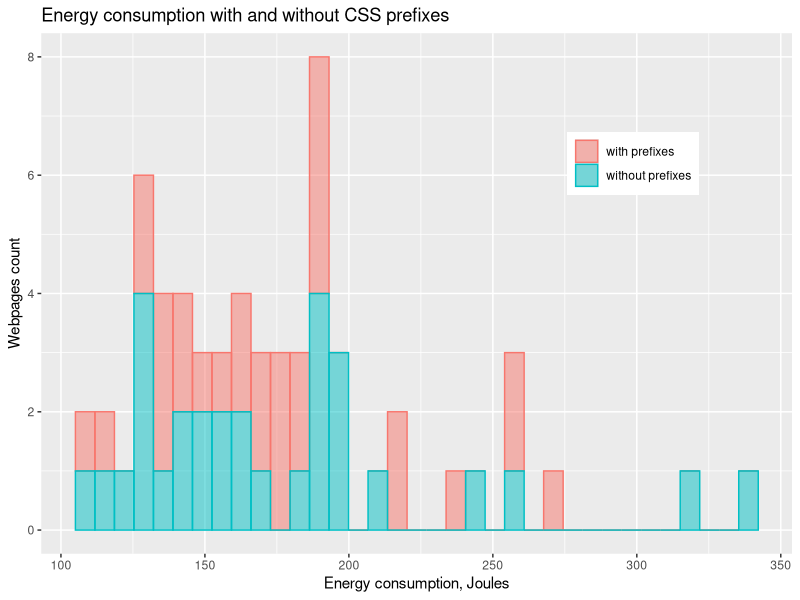
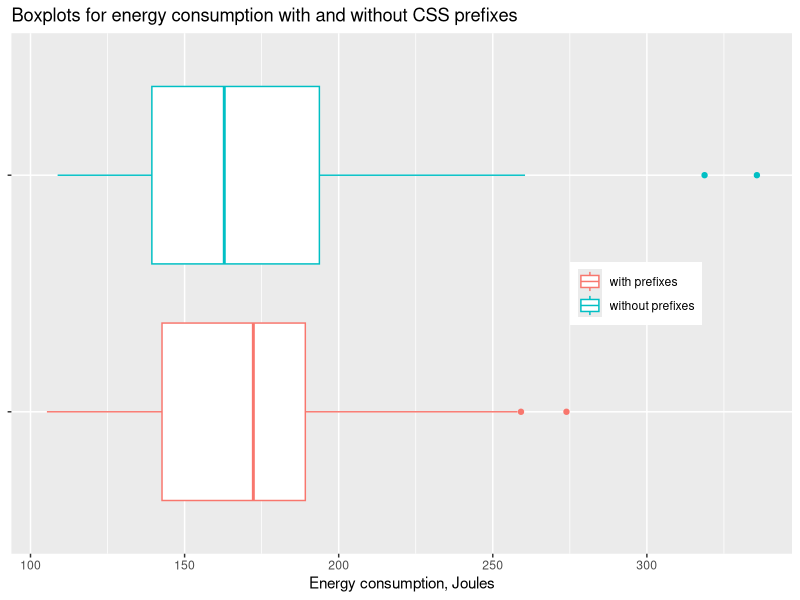
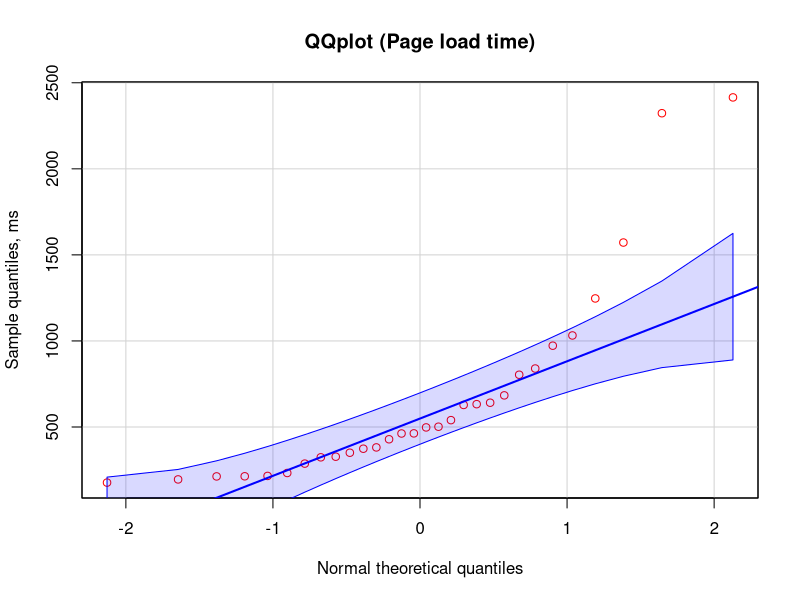
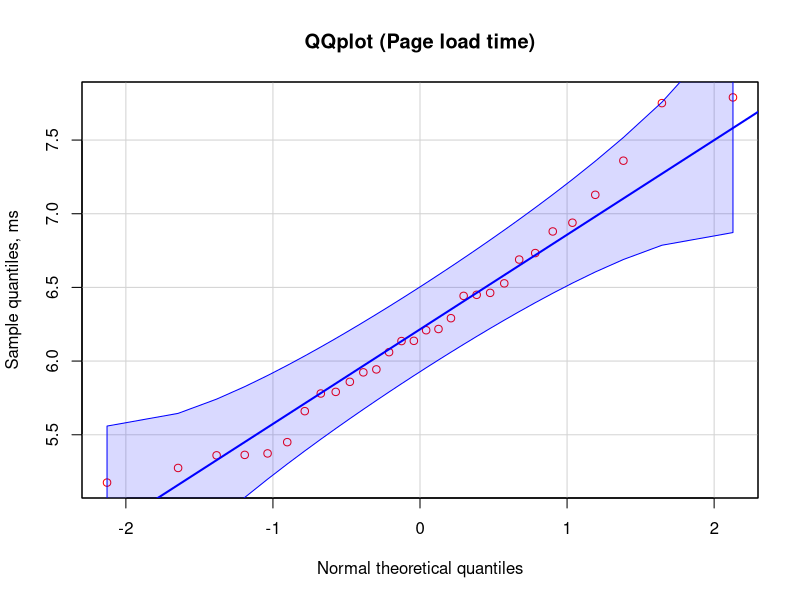
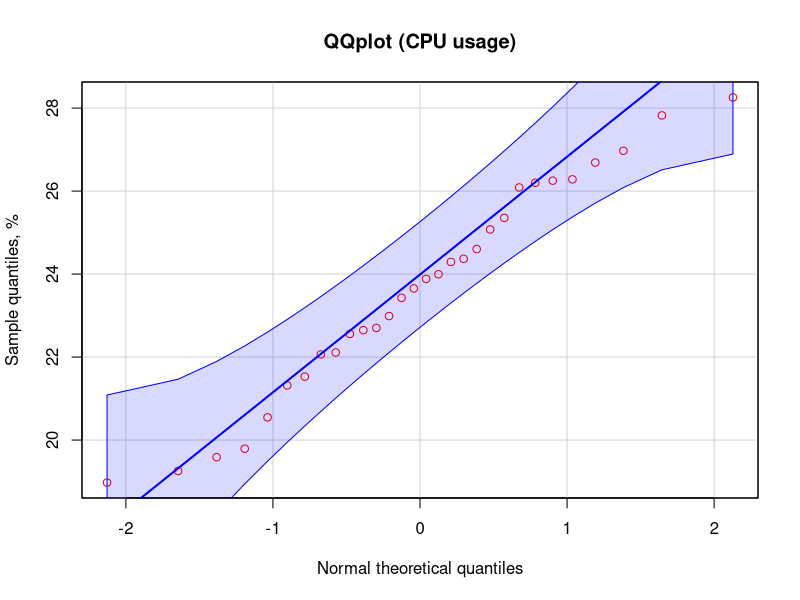
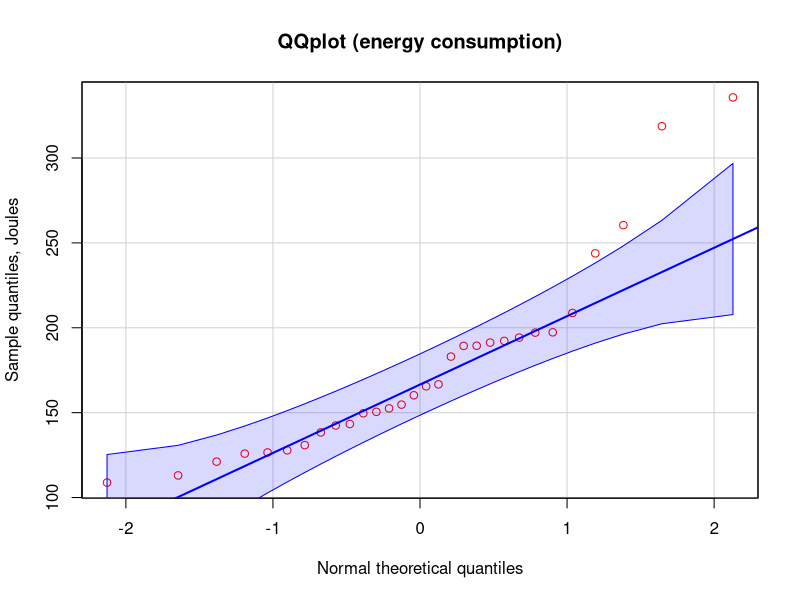

Reproduce these figures in R, in order. (Note: this script raises an error after producing the figures.)
#=========================================================
# LOAD LIBRARIES AND DATASETS
#=========================================================
install.packages("ggplot2")
install.packages("car")
require("ggplot2")
require("car")

# Load datasets

timing_data <- read.csv(file="Timing.csv",head=TRUE,sep=",")
joule_data<-read.csv(file = 'Joule_results_combined.csv',head=TRUE,sep=",")
cpu_data<-read.csv(file = 'CPU_results_combined.csv', head=TRUE,sep=",")

##Filtering the data into two seperate sets based on data for with prefixes 
##and data for without prefixes 

colnames(joule_data) <- c("joule", "filename")
joule_data_without<-joule_data[grep("without_prefix",joule_data$filename),]
joule_data_with<-joule_data[grep("with_prefix",joule_data$filename),]

cpu_data_without<-cpu_data[grep("without_prefix",cpu_data$subject),]
cpu_data_with<-cpu_data[grep("with_prefix",cpu_data$subject),]

colnames(timing_data) <- c("loadtime", "filename")
timing_data_without<-timing_data[grep("without_prefix",timing_data$filename),]
timing_data_with<-timing_data[grep("with_prefix",timing_data$filename),]

# aggregate as mean for each website
timing_data_without_mean<- aggregate(timing_data_without[, 1], list(timing_data_without$filename), mean)
timing_data_with_mean<-  aggregate(timing_data_with[, 1], list(timing_data_with$filename), mean)

cpu_data_without_mean<-  aggregate(cpu_data_without[, 4], list(cpu_data_without$subject), mean)
cpu_data_with_mean<-  aggregate(cpu_data_with[, 4], list(cpu_data_with$subject), mean)

joule_data_without_mean<- aggregate(joule_data_without[, 1], list(joule_data_without$filename), mean)
joule_data_with_mean<- aggregate(joule_data_with[, 1], list(joule_data_with$filename), mean)

#=========================================================
# Plotting
#=========================================================

# combine dataframes for plotting histograms and boxplots

# change to timing_data_with_mean, cpu_data_with_mean or joule_data_with_mean
vals_with_prefixes <- data.frame(joule_data_with_mean[,2])

# change to timing_data_with_mean, cpu_data_with_mean or joule_data_with_mean
vals_without_prefixes <- data.frame(joule_data_without_mean[,2])

# manipulations for plotting
colnames(vals_without_prefixes) <-c("values")
colnames(vals_with_prefixes) <-c("values")

vals_with_prefixes$prefixes <- "with prefixes"
vals_without_prefixes$prefixes <- "without prefixes"

df_aggregated <- rbind(vals_with_prefixes, vals_without_prefixes)

# histograms with+without prefixes comparison
ggplot(df_aggregated, aes(values, fill = prefixes, color = prefixes)) + 
  geom_histogram(bins=35, alpha=0.5) + 
  labs(title="Energy consumption with and without CSS prefixes", x="Energy consumption, Joules", y = "Webpages count") + 
  theme(legend.title = element_blank()) + theme(
    legend.justification = c("left"),
    legend.position = c(0.7, 0.75),
  )

# boxplots with+without prefixes comparison
ggplot(df_aggregated, aes(x=prefixes, y=values, color = prefixes)) + 
  geom_boxplot() + coord_flip() + 
  labs(title="Boxplots for energy consumption with and without CSS prefixes", y="Energy consumption, Joules") + 
  theme(axis.title.y = element_blank(),
        axis.text.y = element_blank(),
        legend.title = element_blank(),
        legend.position = c(0.8, 0.5))

#=========================================================
# Statistical analysis
#=========================================================

# mean 
mean(timing_data_with_mean[,2])
mean(cpu_data_with_mean[,2])
mean(joule_data_with_mean[,2])

mean(timing_data_without_mean[,2])
mean(cpu_data_without_mean[,2])
mean(joule_data_without_mean[,2])

# median 
median(timing_data_with_mean[,2])
median(cpu_data_with_mean[,2])
median(joule_data_with_mean[,2])

median(timing_data_without_mean[,2])
median(cpu_data_without_mean[,2])
median(joule_data_without_mean[,2])

# minimum
min(timing_data_with_mean[,2])
min(cpu_data_with_mean[,2])
min(joule_data_with_mean[,2])

min(timing_data_without_mean[,2])
min(cpu_data_without_mean[,2])
min(joule_data_without_mean[,2])

# maximum 
max(timing_data_with_mean[,2])
max(cpu_data_with_mean[,2])
max(joule_data_with_mean[,2])

max(timing_data_without_mean[,2])
max(cpu_data_without_mean[,2])
max(joule_data_without_mean[,2])

#=========================================================
# Hypotesis Testing
#=========================================================

# check for normality

# not normal (page loading time)
qqPlot(timing_data_without_mean[,2], col = "red", id=FALSE,
       xlab="Normal theoretical quantiles", ylab="Sample quantiles, ms", main="QQplot (Page load time)")
shapiro.test(timing_data_without_mean[,2])

# normal log(page loading time)
qqPlot(log(timing_data_without_mean[,2]), col = "red", id=FALSE,
       xlab="Normal theoretical quantiles", ylab="Sample quantiles, ms", main="QQplot (Page load time)")
shapiro.test(log(timing_data_without_mean[,2]))

# normal (CPU usage)
qqPlot(cpu_data_without_mean[,2], col = "red", id=FALSE,
       xlab="Normal theoretical quantiles", ylab="Sample quantiles, %", main="QQplot (CPU usage)")
shapiro.test((cpu_data_without_mean[,2])^2)

# not normal (energy consumption)
qqPlot(joule_data_without_mean[,2], col = "red", id=FALSE,
       xlab="Normal theoretical quantiles", ylab="Sample quantiles, Joules", main="QQplot (energy consumption)")
shapiro.test(joule_data_without_mean[,2])

# Paired t-test

#log of page loading time
# p-value = 0.9671
t.test(x=log(timing_data_without_mean[,2]), 
       y=log(timing_data_with_mean[,2]), 
       paired=TRUE)

# CPU usage
# p-value = 0.4374
t.test(x=cpu_data_without_mean[,2], 
       y=cpu_data_with_mean[,2], 
       paired=TRUE)

# Wilcoxon rank sum test with continuity correction
# p-value = 0.6262
wilcox.test(x=joule_data_with_mean[,2], 
            y=joule_data_without_mean[,2], 
            paired = FALSE)
#=========================================================
# Correlation
#=========================================================

plot(cpu, memory, grid())
abline(lm(cpu~memory), col='red')

cor.test(x=cpu, y=memory, method="spearman" , conf.int=TRUE, exact = FALSE)

cor.test(x=cpu, y=memory, method="pearson" , conf.int=TRUE)
